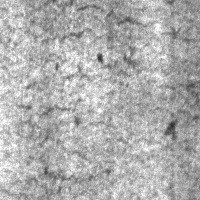
#> input picture images/crazing_6.jpg, 200 x 200 px
$ python OMR_Main.py
#> lines starting #> are read from the running program, lines starting #| are printed output that depends on the picture; after the words box and inside, x2 and y2 are one past the last pixel; in counts of white or black regions, pixels touching at a corner belong together
import os
import cv2
import numpy as np


################################
# --- Variables ---
################################
IMAGE_SIZE = (500, 500)

# -- Threshold Details --
# *THRESHOLD_VALUE:需要根据数据来实验一下
THRESHOLD_VALUE = 130
MAX_VALUE = 255

# -- Invert Threshold Details --
INV_THRESHOLD_VALUE = 50
INV_MAX_VALUE = 255

# -- Canny Details --
THRESHOLD1 = 100
THRESHOLD2 = 70

# --contour properties--
CON_COLOR = (0, 0, 255)
CON_THICKNESS = 1

# -- 字体颜色--
WHITE = (255, 255, 255)
BLACK = (0, 0, 0)
GREEN = (0, 255, 0)
RED = (0, 0, 255)
STACK_IMG_SIZE = (200, 200)

################################
file = 'crazing_6.jpg'
path = 'images/' + file

# 1:读数据
imageOri = cv2.imread(path)
#> imageOri is the input picture: shape (200, 200, 3); min 46, max 255, mean 173.9
#print(imageOri)

# 2：灰度图
image = cv2.cvtColor(imageOri,cv2.COLOR_BGR2GRAY)
#cv2.imshow('image_gray',image)
#cv2.waitKey(0)
#cv2.destroyAllWindows()

# 3:resize
imageOri = cv2.resize(imageOri,IMAGE_SIZE)
#> imageOri: shape (500, 500, 3)
image = cv2.resize(image,IMAGE_SIZE)
#> image: shape (500, 500)

# 4:THRESHOLD操作
ret,thresh_basic = cv2.threshold(image,THRESHOLD_VALUE,MAX_VALUE,cv2.THRESH_BINARY)
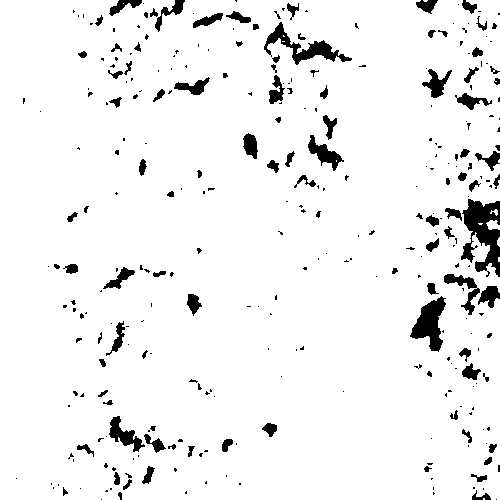
#> thresh_basic: shape (500, 500); 94.2% white; 312 black regions (208 under 20 px), largest, box (x1, y1, x2, y2) and area: (461, 199, 500, 277) 1733, (410, 296, 446, 352) 1016, (264, 22, 352, 65) 990
#> ret = 130

# 5:形态学操作
kernel = np.ones((3,3),np.uint8)
img_erosion = cv2.erode(thresh_basic,kernel,iterations=1)
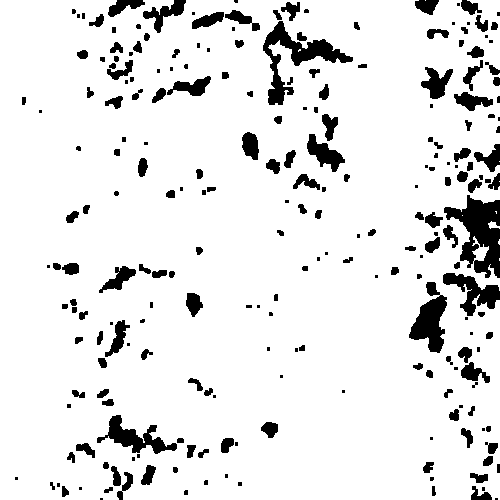
#> img_erosion: shape (500, 500); 90.1% white; 235 black regions (77 under 20 px), largest, box (x1, y1, x2, y2) and area: (444, 195, 500, 278) 2422, (263, 21, 353, 105) 1980, (409, 282, 447, 353) 1382

ret, thresh_inv = cv2.threshold(img_erosion,INV_THRESHOLD_VALUE,INV_MAX_VALUE,cv2.THRESH_BINARY_INV)
#> ret = 50

# 6:Canny边缘检测
edged = cv2.Canny(img_erosion,THRESHOLD1,THRESHOLD2)
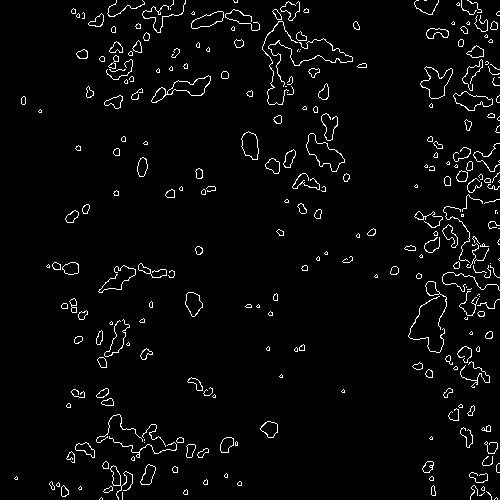
#> edged: shape (500, 500); 3.3% white in thin lines or dots

# 7:轮廓
contours,h = cv2.findContours(thresh_inv,cv2.RETR_EXTERNAL,cv2.CHAIN_APPROX_NONE)
#> contours = 235 contours, 104 with area under 20; largest, box (x1, y1, x2, y2) and area: (444, 195, 500, 278) 2448, (263, 21, 353, 105) 1773, (409, 282, 447, 353) 1278, (97, 415, 177, 454) 990, (443, 273, 500, 316) 942; h = 235 rows, first 6: [1, -1, -1, -1], [2, 0, -1, -1], [3, 1, -1, -1], [4, 2, -1, -1], [5, 3, -1, -1], [6, 4, -1, -1]


    # ++++++++++++++++++
    # -- Image Stack  --
    # ++++++++++++++++++
font = cv2.FONT_HERSHEY_SIMPLEX

imageRz = cv2.resize(image, STACK_IMG_SIZE)
thresh_basicRz = cv2.resize(thresh_basic, STACK_IMG_SIZE)
img_erosionRz = cv2.resize(img_erosion, STACK_IMG_SIZE)
thresh_invRz = cv2.resize(thresh_inv, STACK_IMG_SIZE)
edgedRz = cv2.resize(edged, STACK_IMG_SIZE)

imageRz = cv2.putText(imageRz, 'GrayScale', (5, 15), font, 0.5, WHITE, 1, cv2.LINE_AA)
thresh_basicRz = cv2.putText(thresh_basicRz, 'ThresholdBasic', (5, 15), font,
                             0.5, WHITE, 1,cv2.LINE_AA)
#> thresh_basicRz: shape (200, 200); min 0, max 255, mean 239.7
img_erosionRz = cv2.putText(img_erosionRz, 'Morphology-Erosion', (5, 15), font,
                            0.5, WHITE, 1, cv2.LINE_AA)
#> img_erosionRz: shape (200, 200); min 0, max 255, mean 231.4
thresh_invRz = cv2.putText(thresh_invRz, 'Threshold-mode INV', (5, 15), font,
                           0.5, BLACK, 1, cv2.LINE_AA)
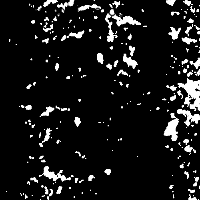
#> thresh_invRz: shape (200, 200); min 0, max 255, mean 23.7
edgedRz = cv2.putText(edgedRz, 'Canny Edges', (5, 15), font, 0.5, WHITE, 1, cv2.LINE_AA)
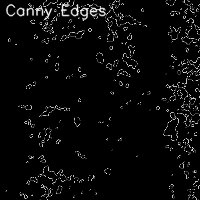
#> edgedRz: shape (200, 200); min 0, max 251, mean 9.8

numpy_horizontal_concat = np.concatenate((imageRz, thresh_basicRz, img_erosionRz,
                                          thresh_invRz, edgedRz), axis=1)
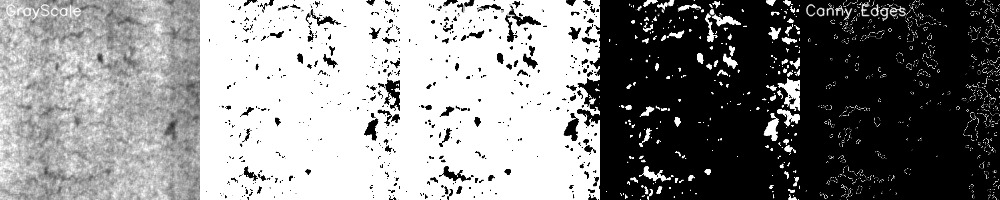
#> numpy_horizontal_concat: shape (200, 1000); min 0, max 255, mean 135.8

cv2.imshow('Filtering...', numpy_horizontal_concat)

# +++++++

# get total contours
num_of_con = str(len(contours) - 1)
#> num_of_con = '234'
print("Number of Contours found = " + num_of_con)
#| Number of Contours found = 234
if len(contours) > 1:
    print('======================================')
    print('=       MARKINGS DETECTED            =')
    print('======================================\n\n')

# show original img
#cv2.imshow('Original Image', imageOri)
# draw contours on original img
if int(num_of_con) != 0:
    for i in range(int(num_of_con)):
        highlighted_img = cv2.drawContours(imageOri, contours, i, CON_COLOR, CON_THICKNESS)

    highlighted_img = cv2.putText(highlighted_img, 'Approximately {} defect(s) detected'.
                                  format(num_of_con), (5, 15),
                                  font, 0.5, GREEN, 1, cv2.LINE_AA)
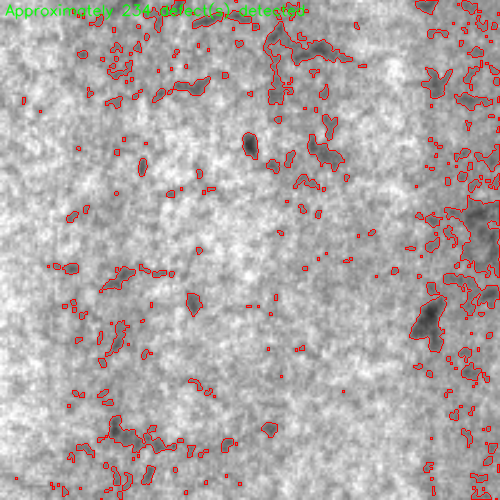
#> highlighted_img: shape (500, 500, 3); mean B, G, R 169, 169.9, 176.8
else:
    highlighted_img = cv2.putText(imageOri, 'Unable to detect defects!',
                                  (5, 15), font, 0.5, RED, 2, cv2.LINE_AA)

# show markings highlighted img
cv2.imshow('Highlighted Defect', highlighted_img)
# save image containing highlighted defect
cv2.imwrite('Output Images/{}_DEFECTS_HIGHLIGHTED.jpg'.format(file.split('.')[0]), highlighted_img)
cv2.waitKey(0)
cv2.destroyAllWindows()
